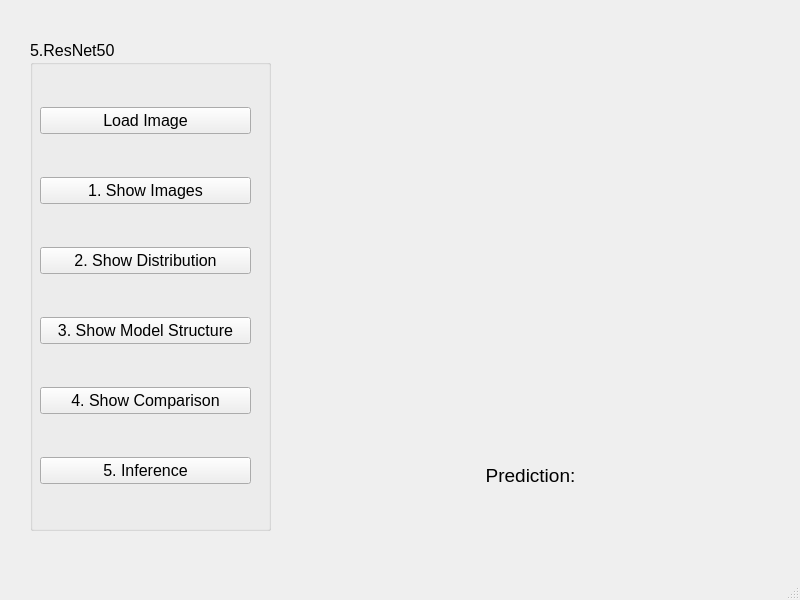
<?xml version="1.0" encoding="UTF-8"?>
<ui version="4.0">
 <class>MainWindow</class>
 <widget class="QMainWindow" name="MainWindow">
  <property name="geometry">
   <rect>
    <x>0</x>
    <y>0</y>
    <width>800</width>
    <height>600</height>
   </rect>
  </property>
  <property name="windowTitle">
   <string>MainWindow</string>
  </property>
  <widget class="QWidget" name="centralwidget">
   <widget class="QGroupBox" name="groupBox">
    <property name="geometry">
     <rect>
      <x>30</x>
      <y>40</y>
      <width>241</width>
      <height>491</height>
     </rect>
    </property>
    <property name="font">
     <font>
      <family>Arial</family>
      <pointsize>12</pointsize>
     </font>
    </property>
    <property name="title">
     <string>5.ResNet50</string>
    </property>
    <widget class="QWidget" name="verticalLayoutWidget">
     <property name="geometry">
      <rect>
       <x>10</x>
       <y>30</y>
       <width>211</width>
       <height>451</height>
      </rect>
     </property>
     <layout class="QVBoxLayout" name="verticalLayout">
      <item>
       <widget class="QPushButton" name="load_image_button">
        <property name="text">
         <string>Load Image</string>
        </property>
       </widget>
      </item>
      <item>
       <widget class="QPushButton" name="show_image_button">
        <property name="text">
         <string>1. Show Images</string>
        </property>
       </widget>
      </item>
      <item>
       <widget class="QPushButton" name="show_distribution_button">
        <property name="text">
         <string>2. Show Distribution</string>
        </property>
       </widget>
      </item>
      <item>
       <widget class="QPushButton" name="show_model_structure_button">
        <property name="text">
         <string>3. Show Model Structure</string>
        </property>
       </widget>
      </item>
      <item>
       <widget class="QPushButton" name="show_comparision_button">
        <property name="text">
         <string>4. Show Comparison</string>
        </property>
       </widget>
      </item>
      <item>
       <widget class="QPushButton" name="inference_button">
        <property name="text">
         <string>5. Inference</string>
        </property>
       </widget>
      </item>
     </layout>
    </widget>
   </widget>
   <widget class="QLabel" name="label_image">
    <property name="geometry">
     <rect>
      <x>360</x>
      <y>70</y>
      <width>331</width>
      <height>361</height>
     </rect>
    </property>
    <property name="text">
     <string/>
    </property>
   </widget>
   <widget class="QLabel" name="label_predict">
    <property name="geometry">
     <rect>
      <x>310</x>
      <y>450</y>
      <width>441</width>
      <height>51</height>
     </rect>
    </property>
    <property name="font">
     <font>
      <family>Arial</family>
      <pointsize>14</pointsize>
     </font>
    </property>
    <property name="text">
     <string>Prediction:</string>
    </property>
    <property name="alignment">
     <set>Qt::AlignCenter</set>
    </property>
   </widget>
  </widget>
  <widget class="QMenuBar" name="menubar">
   <property name="geometry">
    <rect>
     <x>0</x>
     <y>0</y>
     <width>800</width>
     <height>21</height>
    </rect>
   </property>
  </widget>
  <widget class="QStatusBar" name="statusbar"/>
 </widget>
 <resources/>
 <connections/>
</ui>
